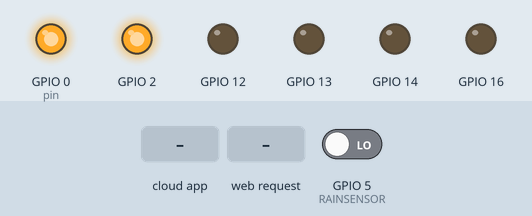
Simulated run of this sketch. Board: ESP8266 (NodeMCU). On the bench: output pins drawn as LEDs (lit = HIGH). Dashed ring = blinking. The test bench sets the inputs (shaded band); at power-on: GPIO 5 (RAINSENSOR) LOW. WiFi joins after 1.5 s; servers stay silent unless stated; no MQTT or app messages arrive unless stated; what the sketch prints to the serial monitor is not drawn.

Above: at 2.8 s.
2.9 s: the phone or cloud app sets valve1 to ON
At 5.4 s:
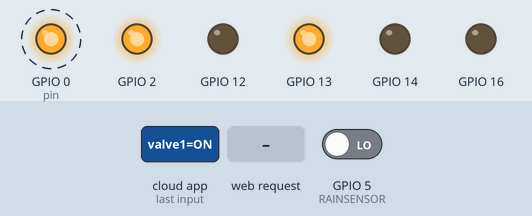
5.9 s: the phone or cloud app sets valve2 to ON
At 7.1 s:
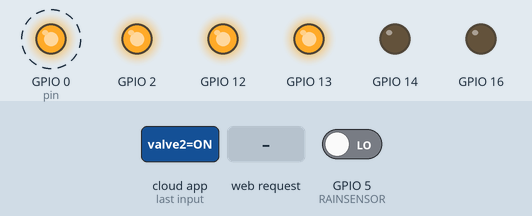
8.9 s: HTTP request GET /?valve=1 received
At 11.4 s:
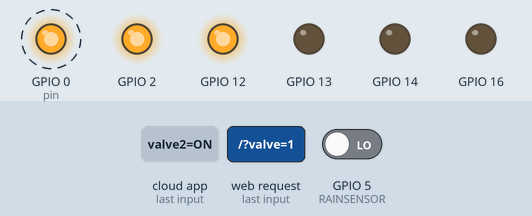
11.9 s: the phone or cloud app sets valve3 to ON
At 13.4 s:
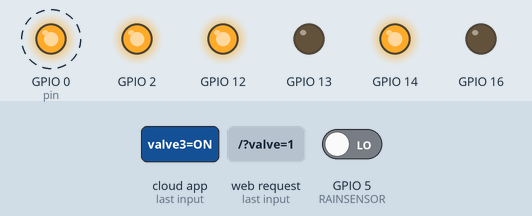
14.9 s: the phone or cloud app sets valve4 to ON
At 17.4 s:
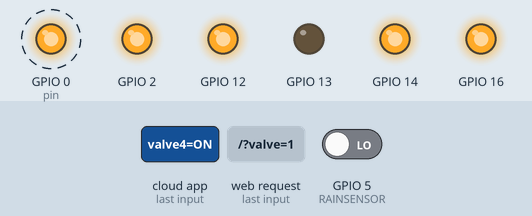
17.9 s: HTTP request GET /?valve=120 received
At 19.4 s:
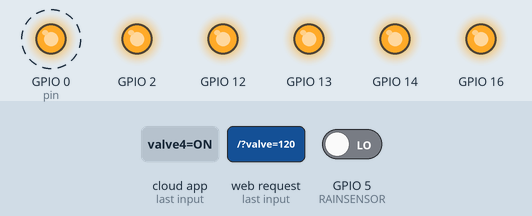
Timing chart, 0 to 21.9 s (numbered marks = the images above; inputs shaded):
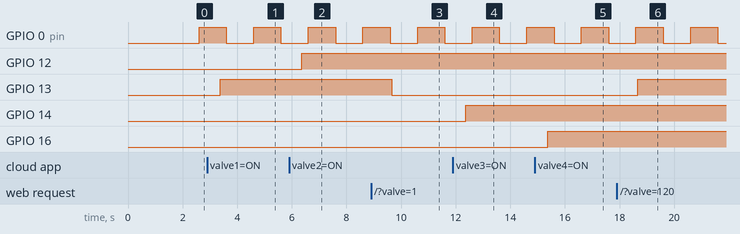

The sketch:

node.ino
```cpp
/*
 *  Smart Sprinkler controller(node):
 *  Can activate relay or TRIAC to allow AC voltage to drive irrigation
 *
 *  Triggers include:
 *      Webpage hosted through the ESP266 chip
 *      IOT subscrition feed
 *
 *  Scheduling to be done through centralized controller(Embedded Linux)
 *
 *  Author: Roberto Pasilas (svtanthony@gmail.com)
 *
 *  Credits:  Arduino Library Examples
 *            Adafruit Huzzah tutorial
 *
 */

#include <ESP8266WiFi.h>
#include <ESP8266WebServer.h>
#include <ESP8266mDNS.h>
#include <Adafruit_MQTT.h>
#include <Adafruit_MQTT_Client.h>
#include <Ticker.h>

/******************* Scheduling & Activation Defaults *************************/

#define MAXDUR 600      // Maximum watering time
#define DEFAULT_DUR 120 // Default watering time
#define ON HIGH          // For Active (HIGH or LOW)
#define OFF LOW
#define RAINSENSOR 5

static unsigned int count = 0;

/************************ WiFi & Feed(s) variables ***************************/

// Adafruit IO variables
#define AIO_SERVER      "io.adafruit.com"
#define AIO_SERVERPORT  1883                   // use 8883 for SSL
#define AIO_USERNAME    "Adafruit_IO_userName"
#define AIO_KEY         "key_obtained_from_Adafruit_IO"

// Create an ESP8266 WiFiClient class to connect to the MQTT server.
WiFiClient client;

// Setup the MQTT client class by passing in the WiFi client and MQTT server and login details.
Adafruit_MQTT_Client mqtt(&client, AIO_SERVER, AIO_SERVERPORT, AIO_USERNAME, AIO_KEY);

// Feed publications
Adafruit_MQTT_Publish pubValve1 = Adafruit_MQTT_Publish(&mqtt, AIO_USERNAME "/feeds/valve1");
Adafruit_MQTT_Publish pubValve2 = Adafruit_MQTT_Publish(&mqtt, AIO_USERNAME "/feeds/valve2");
Adafruit_MQTT_Publish pubValve3 = Adafruit_MQTT_Publish(&mqtt, AIO_USERNAME "/feeds/valve3");
Adafruit_MQTT_Publish pubValve4 = Adafruit_MQTT_Publish(&mqtt, AIO_USERNAME "/feeds/valve4");

// Feed Subscriptions
Adafruit_MQTT_Subscribe subValve1 = Adafruit_MQTT_Subscribe(&mqtt, AIO_USERNAME "/feeds/valve1");
Adafruit_MQTT_Subscribe subValve2 = Adafruit_MQTT_Subscribe(&mqtt, AIO_USERNAME "/feeds/valve2");
Adafruit_MQTT_Subscribe subValve3 = Adafruit_MQTT_Subscribe(&mqtt, AIO_USERNAME "/feeds/valve3");
Adafruit_MQTT_Subscribe subValve4 = Adafruit_MQTT_Subscribe(&mqtt, AIO_USERNAME "/feeds/valve4");

//  Required definitions
MDNSResponder mdns;
ESP8266WebServer server(80);
Ticker chronos;
const char* ssid     = "Network Name";
const char* password = "Network Password";

typedef struct valve {
  bool change = 0;        //  Valve needs to change variables
  bool published = 0;     //  When change , has it been published
  bool state = 0;         //  On/Off state of valve
  unsigned char pin = 0;  //  Board Pin to control
  int duration = 0;       //  Run time
  Adafruit_MQTT_Publish *pubPtr;
  Adafruit_MQTT_Subscribe *subPtr;
} valve;

valve valves[4];

//Function declarations
void MQTT_connect();
void argProcess();
void webpagefun();
void subscriptionCheck();
void makeChanges(struct valve &ptr);
void scheduler ();

void setup() {
  Serial.begin(115200);
  delay(100);

  //  Attach feeds to publish
  valves[0].pubPtr = &pubValve1;
  valves[1].pubPtr = &pubValve2;
  valves[2].pubPtr = &pubValve3;
  valves[3].pubPtr = &pubValve4;

  //  Attach feeds for subscriptions
  valves[0].subPtr = &subValve1;
  valves[1].subPtr = &subValve2;
  valves[2].subPtr = &subValve3;
  valves[3].subPtr = &subValve4;

  //  Set pin outs
  valves[0].pin = 13;
  valves[1].pin = 12;
  valves[2].pin = 14;
  valves[3].pin = 16;

  // Connect to WIFI network
  Serial.print("/n/nConnecting to ");
  Serial.println(ssid);
  WiFi.begin(ssid, password);
  while (WiFi.status() != WL_CONNECTED) {
    delay(500);
    Serial.print(".");
  }

  Serial.println("/nWiFi connected");
  Serial.println("IP address: ");
  Serial.println(WiFi.localIP());

  // Set PINS
  for(int i = 0; i < 4; i++){
    pinMode(valves[i].pin,OUTPUT);
    digitalWrite(valves[i].pin, OFF);
  }

  //set lights and sensor
  pinMode(0, OUTPUT);
  digitalWrite(0, LOW);
  pinMode(2, OUTPUT);
  digitalWrite(2, HIGH);
  pinMode(RAINSENSOR,INPUT);

  //  Set interrupt to 1 sec
  chronos.attach(1,scheduler);

  //  Webpages
  server.on("/", [](){
    argProcess();
    webpagefun();
  });

  server.begin();

  // Setup MQTT subscriptions
  mqtt.subscribe(&subValve1);
  mqtt.subscribe(&subValve2);
  mqtt.subscribe(&subValve3);
  mqtt.subscribe(&subValve4);

  //  Set local domain
  if (mdns.begin("irrigation", WiFi.localIP())) {
    Serial.println("MDNS responder started");
  }

  MDNS.addService("http", "tcp", 80);
}

void loop() {
  yield();
  //  Connect to MQTT broker and check for feeds.
  MQTT_connect();
  subscriptionCheck();

  //  Check for required changes
  for(char i = 0; i < 4; i++)
    if(valves[i].change)
      makeChanges(valves[i]);

  //  Process http requests
  server.handleClient();

  if(count == 240){
    count = 0;
    if( !mqtt.ping()){
      mqtt.disconnect();
    }
  }
}

void webpagefun() {

  static int rain = 0;
  rain = !digitalRead(RAINSENSOR);
  Serial.println(rain);

  server.sendContent(F("<title>Sprinkler Controller</title><h1>Irrigation Controller Web Server</h1>"));
  if((!valves[0].state && !valves[0].change) || (valves[0].state && valves[0].change))
    server.sendContent(F("<p>Sprinkler 1 <a href=\"?valve=1\"><button style='color: red'>OFF</button></a>&nbsp;</p>"));
  else
    server.sendContent(F("<p>Sprinkler 1 <a href=\"?valve=1\"><button style='color: green'>ON</button></a>&nbsp;</p>"));
  if((!valves[1].state && !valves[1].change) || (valves[1].state && valves[1].change))
    server.sendContent(F("<p>Sprinkler 2 <a href=\"?valve=2\"><button style='color: red'>OFF</button></a>&nbsp;</p>"));
  else
    server.sendContent(F("<p>Sprinkler 2 <a href=\"?valve=2\"><button style='color: green'>ON</button></a>&nbsp;</p>"));
  if((!valves[2].state && !valves[2].change) || (valves[2].state && valves[2].change))
    server.sendContent(F("<p>Sprinkler 3 <a href=\"?valve=3\"><button style='color: red'>OFF</button></a>&nbsp;</p>"));
  else
    server.sendContent(F("<p>Sprinkler 3 <a href=\"?valve=3\"><button style='color: green'>ON</button></a>&nbsp;</p>"));
  if((!valves[3].state && !valves[3].change) || (valves[3].state && valves[3].change))
    server.sendContent(F("<p>Sprinkler 4 <a href=\"?valve=4\"><button style='color: red'>OFF</button></a>&nbsp;</p>"));
  else
    server.sendContent(F("<p>Sprinkler 4 <a href=\"?valve=4\"><button style='color: green'>ON</button></a>&nbsp;</p>"));

  if(rain)
    server.sendContent(F("<p>Rain: Detected</p>"));
  else
    server.sendContent(F("<p>Rain: None</p>"));

  digitalWrite(2, HIGH);
}

void argProcess(){

  digitalWrite(2, LOW);

  //  Variables
  char vChar[2];
  String var;
  int vTemp;
  char num[4];
  int dur;

  //  get valve
  var = server.arg("valve");
  var.toCharArray(vChar,sizeof(vChar));
  vTemp = atoi(vChar);

  //  Get run time of the selected valve.
  var = server.arg("dur");
  var.toCharArray(num, sizeof(num));
  dur = atoi(num);

  // Error checking
  if(dur > MAXDUR || dur < 1){
    dur = DEFAULT_DUR;
    Serial.println("dur has been set to DEFAULT");
  }

  //  If vTemp is a valid valve, process variables.
  if(vTemp > 0 && vTemp < 5)
  {
    valves[vTemp-1].change = 1;
    valves[vTemp-1].published = 1;
    valves[vTemp-1].duration = (!valves[vTemp-1].state) ?  dur : 0;
    if(valves[vTemp-1].duration){
      Serial.print("Valve ");
      Serial.print(vTemp);
      Serial.print(" is set to run for ");
      Serial.print(dur);
      Serial.println(" seconds.");
    }
    else{
      Serial.print("Valve ");
      Serial.print(vTemp);
      Serial.println(" has been deactivated.");
    }
  }
}

void subscriptionCheck(){
  //  Check if there's any incoming feeds
  Adafruit_MQTT_Subscribe *subscription;
  while ((subscription = mqtt.readSubscription(450))) {
    for(char i = 0; i < 4; i++){
      if(subscription == valves[i].subPtr){

        //  If ON was received for this valve, turn the valve on if its not already on
        if(strcmp ((char*)valves[i].subPtr->lastread,"ON") == 0){
          if(!valves[i].state){
            valves[i].change = 1;
            valves[i].duration = DEFAULT_DUR;
            Serial.print("Valve ");
            Serial.print(i+1);
            Serial.println(" has been activated.");
          }
        }

        //  If ON was NOT received and the valve state is on, turn it off
        else{
          if(valves[i].state){
            valves[i].change = 1;
            valves[i].duration = 0;
            Serial.print("Valve ");
            Serial.print(i+1);
            Serial.println(" has been deactivated.");
          }
        }
      }
    }
  }
}

void makeChanges(struct valve &ptr) {
  //  toggle change and state
  ptr.change = 0;
  ptr.state = !ptr.state;

  //  publish if needed
  if(ptr.published){
    (ptr.state) ? ptr.pubPtr->publish("ON"):ptr.pubPtr->publish("OFF");
    ptr.published = 0;
  }

  //  set pin based on state
  (ptr.state) ? digitalWrite(ptr.pin,ON) : digitalWrite(ptr.pin,OFF);
}

void scheduler (){

  bool toggle = 0;

  //  Ping MQTT broker to keep connection alive
  count++;
  //Serial.println(count);


  // Timing for valves that are on
  for(unsigned char i = 0; i < 4; i++){
    if(valves[i].state){
      toggle = 1;
      valves[i].duration--;
      if(valves[i].duration <= 0){
        valves[i].change = 1;
        valves[i].published = 1;
      }
    }
  }

  // Only toggle when valve is on
  if(toggle){
    digitalWrite(0, !digitalRead(0));
  }
  else{
    digitalWrite(0, HIGH);
  }
}

void MQTT_connect() {
  int8_t ret;

  // Stop if already connected.
  if (mqtt.connected()) {
    return;
  }

  Serial.print("Connecting to MQTT... ");

  uint8_t retries = 3;
  while ((ret = mqtt.connect()) != 0) { // connect will return 0 for connected
       Serial.println(mqtt.connectErrorString(ret));
       Serial.println("Retrying MQTT connection in 5 seconds...");
       mqtt.disconnect();
       delay(5000);  // wait 5 seconds
       retries--;
       if (retries == 0) {
         // basically die and wait for WDT to reset me
         while (1);
       }
  }
  Serial.println("MQTT Connected!");
}
```

Measured:
- after the input at 2.9 s, GPIO 0 (pin): HIGH → LOW after 0.70 s, → HIGH 1.0 s later, → LOW 1.0 s later; GPIO 13: LOW → HIGH after 0.47 s
- after the input at 5.9 s, GPIO 12: LOW → HIGH after 0.47 s
- after the input at 8.9 s, GPIO 13: HIGH → LOW after 0.76 s
- after the input at 11.9 s, GPIO 14: LOW → HIGH after 0.47 s
- after the input at 14.9 s, GPIO 16: LOW → HIGH after 0.47 s
- after the input at 17.9 s, GPIO 13: LOW → HIGH after 0.76 s
